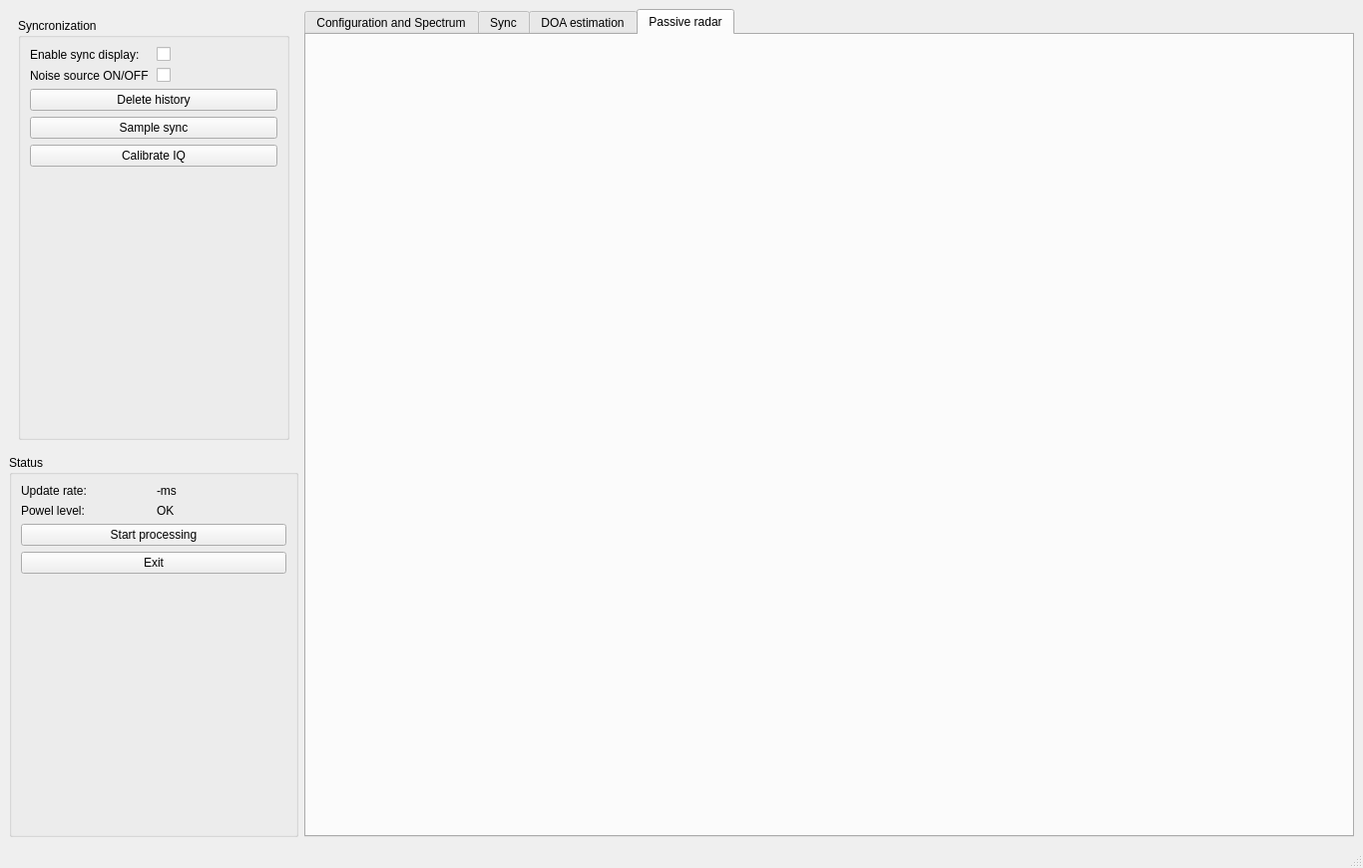
<?xml version="1.0" encoding="UTF-8"?>
<ui version="4.0">
 <class>MainWindow</class>
 <widget class="QMainWindow" name="MainWindow">
  <property name="geometry">
   <rect>
    <x>0</x>
    <y>0</y>
    <width>1366</width>
    <height>870</height>
   </rect>
  </property>
  <property name="windowTitle">
   <string>MainWindow</string>
  </property>
  <widget class="QWidget" name="centralwidget">
   <layout class="QHBoxLayout" name="horizontalLayout">
    <item>
     <layout class="QVBoxLayout" name="verticalLayout_6">
      <item>
       <widget class="QStackedWidget" name="stackedWidget_config">
        <property name="maximumSize">
         <size>
          <width>290</width>
          <height>16777215</height>
         </size>
        </property>
        <property name="currentIndex">
         <number>1</number>
        </property>
        <widget class="QWidget" name="page_4">
         <layout class="QVBoxLayout" name="verticalLayout_7">
          <item>
           <widget class="QGroupBox" name="groupBox_7">
            <property name="title">
             <string>Receiver configaration</string>
            </property>
            <layout class="QGridLayout" name="gridLayout_17">
             <item row="0" column="0">
              <layout class="QGridLayout" name="gridLayout_16">
               <item row="0" column="1">
                <widget class="QDoubleSpinBox" name="doubleSpinBox_center_freq">
                 <property name="decimals">
                  <number>3</number>
                 </property>
                 <property name="minimum">
                  <double>20.000000000000000</double>
                 </property>
                 <property name="maximum">
                  <double>2000.000000000000000</double>
                 </property>
                 <property name="value">
                  <double>100.000000000000000</double>
                 </property>
                </widget>
               </item>
               <item row="1" column="0">
                <widget class="QLabel" name="label_4">
                 <property name="text">
                  <string>Sampling frequency [MHz]:</string>
                 </property>
                </widget>
               </item>
               <item row="0" column="0">
                <widget class="QLabel" name="label_3">
                 <property name="text">
                  <string>Center frequency [MHz]:</string>
                 </property>
                </widget>
               </item>
               <item row="1" column="1">
                <widget class="QDoubleSpinBox" name="doubleSpinBox_sampling_freq">
                 <property name="minimum">
                  <double>1.000000000000000</double>
                 </property>
                 <property name="maximum">
                  <double>3.200000000000000</double>
                 </property>
                </widget>
               </item>
               <item row="2" column="0">
                <widget class="QLabel" name="label_18">
                 <property name="text">
                  <string>Gain [dB]:</string>
                 </property>
                </widget>
               </item>
               <item row="2" column="1">
                <widget class="QComboBox" name="comboBox_gain">
                 <item>
                  <property name="text">
                   <string>0</string>
                  </property>
                 </item>
                 <item>
                  <property name="text">
                   <string>0.9</string>
                  </property>
                 </item>
                 <item>
                  <property name="text">
                   <string>1.4</string>
                  </property>
                 </item>
                 <item>
                  <property name="text">
                   <string>2.7</string>
                  </property>
                 </item>
                 <item>
                  <property name="text">
                   <string>3.7</string>
                  </property>
                 </item>
                 <item>
                  <property name="text">
                   <string>7.7</string>
                  </property>
                 </item>
                 <item>
                  <property name="text">
                   <string>8.7</string>
                  </property>
                 </item>
                 <item>
                  <property name="text">
                   <string>12.5</string>
                  </property>
                 </item>
                 <item>
                  <property name="text">
                   <string>14.4</string>
                  </property>
                 </item>
                 <item>
                  <property name="text">
                   <string>15.7</string>
                  </property>
                 </item>
                 <item>
                  <property name="text">
                   <string>16.6</string>
                  </property>
                 </item>
                 <item>
                  <property name="text">
                   <string>19.7</string>
                  </property>
                 </item>
                 <item>
                  <property name="text">
                   <string>20.7</string>
                  </property>
                 </item>
                 <item>
                  <property name="text">
                   <string>22.9</string>
                  </property>
                 </item>
                 <item>
                  <property name="text">
                   <string>25.4</string>
                  </property>
                 </item>
                 <item>
                  <property name="text">
                   <string>28.0</string>
                  </property>
                 </item>
                 <item>
                  <property name="text">
                   <string>29.7</string>
                  </property>
                 </item>
                 <item>
                  <property name="text">
                   <string>32.8</string>
                  </property>
                 </item>
                 <item>
                  <property name="text">
                   <string>33.8</string>
                  </property>
                 </item>
                 <item>
                  <property name="text">
                   <string>36.4</string>
                  </property>
                 </item>
                 <item>
                  <property name="text">
                   <string>37.2</string>
                  </property>
                 </item>
                 <item>
                  <property name="text">
                   <string>38.6</string>
                  </property>
                 </item>
                 <item>
                  <property name="text">
                   <string>40.2</string>
                  </property>
                 </item>
                 <item>
                  <property name="text">
                   <string>42.1</string>
                  </property>
                 </item>
                 <item>
                  <property name="text">
                   <string>43.4</string>
                  </property>
                 </item>
                 <item>
                  <property name="text">
                   <string>43.9</string>
                  </property>
                 </item>
                 <item>
                  <property name="text">
                   <string>44.5</string>
                  </property>
                 </item>
                 <item>
                  <property name="text">
                   <string>48.0</string>
                  </property>
                 </item>
                 <item>
                  <property name="text">
                   <string>49.6</string>
                  </property>
                 </item>
                </widget>
               </item>
              </layout>
             </item>
             <item row="1" column="0">
              <widget class="QPushButton" name="pushButton_set_receiver_config">
               <property name="text">
                <string>Set</string>
               </property>
              </widget>
             </item>
            </layout>
           </widget>
          </item>
          <item>
           <widget class="QGroupBox" name="groupBox_8">
            <property name="title">
             <string>IQ preprocessing</string>
            </property>
            <layout class="QGridLayout" name="gridLayout_3">
             <item row="0" column="0">
              <layout class="QGridLayout" name="gridLayout_2">
               <item row="2" column="0">
                <widget class="QLabel" name="label_19">
                 <property name="text">
                  <string>FIR tap size:</string>
                 </property>
                </widget>
               </item>
               <item row="1" column="0">
                <widget class="QLabel" name="label_2">
                 <property name="text">
                  <string>Filter BW [kHz]: </string>
                 </property>
                </widget>
               </item>
               <item row="0" column="0">
                <widget class="QLabel" name="label">
                 <property name="text">
                  <string>DC compensation:</string>
                 </property>
                </widget>
               </item>
               <item row="3" column="0">
                <widget class="QLabel" name="label_20">
                 <property name="text">
                  <string>Decimation:</string>
                 </property>
                </widget>
               </item>
               <item row="0" column="1">
                <widget class="QCheckBox" name="checkBox_en_dc_compensation">
                 <property name="text">
                  <string/>
                 </property>
                </widget>
               </item>
               <item row="1" column="1">
                <widget class="QDoubleSpinBox" name="doubleSpinBox_filterbw">
                 <property name="maximum">
                  <double>3400.000000000000000</double>
                 </property>
                 <property name="value">
                  <double>150.000000000000000</double>
                 </property>
                </widget>
               </item>
               <item row="2" column="1">
                <widget class="QSpinBox" name="spinBox_fir_tap_size">
                 <property name="toolTip">
                  <string>&lt;html&gt;&lt;head/&gt;&lt;body&gt;&lt;p&gt;Set to 0 to disable FIR filtering&lt;/p&gt;&lt;/body&gt;&lt;/html&gt;</string>
                 </property>
                 <property name="maximum">
                  <number>10000</number>
                 </property>
                </widget>
               </item>
               <item row="3" column="1">
                <widget class="QSpinBox" name="spinBox_decimation">
                 <property name="minimum">
                  <number>1</number>
                 </property>
                 <property name="maximum">
                  <number>1000</number>
                 </property>
                </widget>
               </item>
              </layout>
             </item>
            </layout>
           </widget>
          </item>
          <item>
           <widget class="QCheckBox" name="checkBox_en_spectrum">
            <property name="text">
             <string>Enable spectrum display</string>
            </property>
           </widget>
          </item>
         </layout>
        </widget>
        <widget class="QWidget" name="page">
         <layout class="QHBoxLayout" name="horizontalLayout_2">
          <item>
           <widget class="QGroupBox" name="groupBox">
            <property name="title">
             <string>Syncronization</string>
            </property>
            <layout class="QGridLayout" name="gridLayout_9">
             <item row="0" column="1">
              <layout class="QVBoxLayout" name="verticalLayout_2">
               <item>
                <layout class="QGridLayout" name="gridLayout_8">
                 <item row="0" column="0">
                  <widget class="QLabel" name="label_12">
                   <property name="text">
                    <string>Enable sync display:</string>
                   </property>
                  </widget>
                 </item>
                 <item row="0" column="1">
                  <widget class="QCheckBox" name="checkBox_en_sync_display">
                   <property name="text">
                    <string/>
                   </property>
                  </widget>
                 </item>
                 <item row="1" column="0">
                  <widget class="QLabel" name="label_32">
                   <property name="text">
                    <string>Noise source ON/OFF</string>
                   </property>
                  </widget>
                 </item>
                 <item row="1" column="1">
                  <widget class="QCheckBox" name="checkBox_en_noise_source">
                   <property name="text">
                    <string/>
                   </property>
                  </widget>
                 </item>
                </layout>
               </item>
               <item>
                <widget class="QPushButton" name="pushButton_del_sync_history">
                 <property name="text">
                  <string>Delete history</string>
                 </property>
                </widget>
               </item>
               <item>
                <widget class="QPushButton" name="pushButton_sync">
                 <property name="text">
                  <string>Sample sync</string>
                 </property>
                </widget>
               </item>
               <item>
                <widget class="QPushButton" name="pushButton_iq_calib">
                 <property name="text">
                  <string>Calibrate IQ</string>
                 </property>
                </widget>
               </item>
              </layout>
             </item>
             <item row="1" column="1">
              <spacer name="verticalSpacer_3">
               <property name="orientation">
                <enum>Qt::Vertical</enum>
               </property>
               <property name="sizeHint" stdset="0">
                <size>
                 <width>20</width>
                 <height>40</height>
                </size>
               </property>
              </spacer>
             </item>
            </layout>
           </widget>
          </item>
         </layout>
        </widget>
        <widget class="QWidget" name="page_2">
         <layout class="QVBoxLayout" name="verticalLayout">
          <item>
           <widget class="QGroupBox" name="groupBox_2">
            <property name="title">
             <string>Antenna configarion</string>
            </property>
            <layout class="QGridLayout" name="gridLayout_7">
             <item row="0" column="0">
              <layout class="QGridLayout" name="gridLayout_4">
               <item row="0" column="0">
                <widget class="QLabel" name="label_21">
                 <property name="text">
                  <string>Arrangement:</string>
                 </property>
                </widget>
               </item>
               <item row="1" column="0">
                <widget class="QLabel" name="label_24">
                 <property name="text">
                  <string>Spacing [lambda]:</string>
                 </property>
                </widget>
               </item>
               <item row="0" column="1">
                <widget class="QComboBox" name="comboBox_antenna_alignment">
                 <property name="toolTip">
                  <string>&lt;html&gt;&lt;head/&gt;&lt;body&gt;&lt;p&gt;ULA (Uniform Linear Array)&lt;br/&gt;UCA (Uniform Ciruclar Array)&lt;/p&gt;&lt;/body&gt;&lt;/html&gt;</string>
                 </property>
                 <item>
                  <property name="text">
                   <string>ULA</string>
                  </property>
                 </item>
                 <item>
                  <property name="text">
                   <string>UCA</string>
                  </property>
                 </item>
                </widget>
               </item>
               <item row="1" column="1">
                <widget class="QDoubleSpinBox" name="doubleSpinBox_DOA_d">
                 <property name="decimals">
                  <number>4</number>
                 </property>
                 <property name="maximum">
                  <double>10.000000000000000</double>
                 </property>
                 <property name="value">
                  <double>0.500000000000000</double>
                 </property>
                </widget>
               </item>
              </layout>
             </item>
             <item row="1" column="0">
              <widget class="QPushButton" name="pushButton_DOA_cal_90">
               <property name="text">
                <string>Calibrate 90 deg</string>
               </property>
              </widget>
             </item>
             <item row="1" column="0">
              <widget class="QLabel" name="label_DOA">
               <property name="text">
                <string>DOA:</string>
               </property>
              </widget>
             </item>
            </layout>
           </widget>
          </item>
          <item>
           <widget class="QGroupBox" name="groupBox_4">
            <property name="title">
             <string>DOA estimation</string>
            </property>
            <layout class="QGridLayout" name="gridLayout_10">
             <item row="0" column="0">
              <layout class="QGridLayout" name="gridLayout">
               <item row="4" column="1">
                <widget class="QCheckBox" name="checkBox_en_DOA_MEM">
                 <property name="text">
                  <string/>
                 </property>
                </widget>
               </item>
               <item row="7" column="0">
                <widget class="QLabel" name="label_10">
                 <property name="text">
                  <string>Sample size 2^x:</string>
                 </property>
                </widget>
               </item>
               <item row="2" column="1">
                <widget class="QCheckBox" name="checkBox_en_DOA_Bartlett">
                 <property name="text">
                  <string/>
                 </property>
                </widget>
               </item>
               <item row="0" column="0">
                <widget class="QLabel" name="label_11">
                 <property name="text">
                  <string>Enable/Disable:</string>
                 </property>
                </widget>
               </item>
               <item row="3" column="1">
                <widget class="QCheckBox" name="checkBox_en_DOA_Capon">
                 <property name="text">
                  <string/>
                 </property>
                </widget>
               </item>
               <item row="5" column="0">
                <widget class="QLabel" name="label_9">
                 <property name="text">
                  <string>MUSIC</string>
                 </property>
                </widget>
               </item>
               <item row="4" column="0">
                <widget class="QLabel" name="label_8">
                 <property name="text">
                  <string>MEM</string>
                 </property>
                </widget>
               </item>
               <item row="7" column="1">
                <widget class="QSpinBox" name="spinBox_DOA_sample_size">
                 <property name="minimum">
                  <number>1</number>
                 </property>
                 <property name="maximum">
                  <number>22</number>
                 </property>
                 <property name="value">
                  <number>10</number>
                 </property>
                </widget>
               </item>
               <item row="5" column="1">
                <widget class="QCheckBox" name="checkBox_en_DOA_MUSIC">
                 <property name="text">
                  <string/>
                 </property>
                </widget>
               </item>
               <item row="0" column="1">
                <widget class="QCheckBox" name="checkBox_en_DOA">
                 <property name="text">
                  <string/>
                 </property>
                 <property name="checked">
                  <bool>true</bool>
                 </property>
                </widget>
               </item>
               <item row="3" column="0">
                <widget class="QLabel" name="label_7">
                 <property name="text">
                  <string>Capon</string>
                 </property>
                </widget>
               </item>
               <item row="2" column="0">
                <widget class="QLabel" name="label_6">
                 <property name="text">
                  <string>Bartlett</string>
                 </property>
                </widget>
               </item>
               <item row="8" column="0">
                <widget class="QLabel" name="label_16">
                 <property name="text">
                  <string>FB average:</string>
                 </property>
                </widget>
               </item>
               <item row="8" column="1">
                <widget class="QCheckBox" name="checkBox_en_DOA_FB_avg">
                 <property name="text">
                  <string/>
                 </property>
                </widget>
               </item>
               <item row="1" column="0">
                <widget class="QLabel" name="label_5">
                 <property name="font">
                  <font>
                   <pointsize>11</pointsize>
                   <weight>75</weight>
                   <bold>true</bold>
                  </font>
                 </property>
                 <property name="text">
                  <string>Methods:</string>
                 </property>
                </widget>
               </item>
               <item row="6" column="0">
                <widget class="QLabel" name="label_15">
                 <property name="font">
                  <font>
                   <pointsize>11</pointsize>
                   <weight>75</weight>
                   <bold>true</bold>
                  </font>
                 </property>
                 <property name="text">
                  <string>Corr. matrix</string>
                 </property>
                </widget>
               </item>
              </layout>
             </item>
            </layout>
           </widget>
          </item>
         </layout>
        </widget>
        <widget class="QWidget" name="page_3">
         <layout class="QVBoxLayout" name="verticalLayout_3">
          <item>
           <widget class="QCheckBox" name="checkBox_en_passive_radar">
            <property name="text">
             <string>Enable passive radar processing</string>
            </property>
           </widget>
          </item>
          <item>
           <widget class="QGroupBox" name="groupBox_3">
            <property name="title">
             <string>Channel configuration</string>
            </property>
            <layout class="QGridLayout" name="gridLayout_13">
             <item row="0" column="0">
              <layout class="QGridLayout" name="gridLayout_11">
               <item row="0" column="0">
                <widget class="QLabel" name="label_13">
                 <property name="text">
                  <string>Reference channel:</string>
                 </property>
                </widget>
               </item>
               <item row="1" column="0">
                <widget class="QLabel" name="label_14">
                 <property name="text">
                  <string>Surveillance channel:</string>
                 </property>
                </widget>
               </item>
               <item row="1" column="1">
                <widget class="QSpinBox" name="spinBox_surv_ch_select">
                 <property name="maximum">
                  <number>3</number>
                 </property>
                 <property name="value">
                  <number>1</number>
                 </property>
                </widget>
               </item>
               <item row="0" column="1">
                <widget class="QSpinBox" name="spinBox_ref_ch_select">
                 <property name="maximum">
                  <number>3</number>
                 </property>
                </widget>
               </item>
               <item row="2" column="0">
                <widget class="QLabel" name="label_30">
                 <property name="text">
                  <string>Sample size 2^x:</string>
                 </property>
                </widget>
               </item>
               <item row="2" column="1">
                <widget class="QSpinBox" name="spinBox_pr_sample_size">
                 <property name="maximum">
                  <number>25</number>
                 </property>
                 <property name="value">
                  <number>15</number>
                 </property>
                </widget>
               </item>
              </layout>
             </item>
            </layout>
           </widget>
          </item>
          <item>
           <widget class="QGroupBox" name="groupBox_5">
            <property name="title">
             <string>Time domain clutter cancellation</string>
            </property>
            <layout class="QGridLayout" name="gridLayout_19">
             <item row="0" column="0">
              <layout class="QGridLayout" name="gridLayout_18">
               <item row="0" column="0">
                <widget class="QLabel" name="label_23">
                 <property name="text">
                  <string>Enable/Disable:</string>
                 </property>
                </widget>
               </item>
               <item row="1" column="0">
                <widget class="QLabel" name="label_25">
                 <property name="text">
                  <string>Method:</string>
                 </property>
                </widget>
               </item>
               <item row="0" column="1">
                <widget class="QCheckBox" name="checkBox_en_td_filter">
                 <property name="text">
                  <string/>
                 </property>
                </widget>
               </item>
               <item row="2" column="0">
                <widget class="QLabel" name="label_26">
                 <property name="text">
                  <string>Filter dimension:</string>
                 </property>
                </widget>
               </item>
               <item row="2" column="1">
                <widget class="QSpinBox" name="spinBox_td_filter_dimension">
                 <property name="minimum">
                  <number>1</number>
                 </property>
                 <property name="maximum">
                  <number>16384</number>
                 </property>
                 <property name="value">
                  <number>32</number>
                 </property>
                </widget>
               </item>
               <item row="1" column="1">
                <widget class="QComboBox" name="comboBox_td_filter_method">
                 <item>
                  <property name="text">
                   <string>Wiener - SSMI</string>
                  </property>
                 </item>
                </widget>
               </item>
              </layout>
             </item>
             <item row="1" column="0">
              <widget class="QGroupBox" name="groupBox_9">
               <property name="title">
                <string>Cross-Correlation Detector</string>
               </property>
               <layout class="QGridLayout" name="gridLayout_21">
                <item row="0" column="0">
                 <layout class="QGridLayout" name="gridLayout_20">
                  <item row="1" column="1">
                   <widget class="QDoubleSpinBox" name="doubleSpinBox_cc_det_max_Doppler">
                    <property name="maximum">
                     <double>100000.000000000000000</double>
                    </property>
                    <property name="value">
                     <double>500.000000000000000</double>
                    </property>
                   </widget>
                  </item>
                  <item row="0" column="0">
                   <widget class="QLabel" name="label_27">
                    <property name="text">
                     <string>max Range:</string>
                    </property>
                   </widget>
                  </item>
                  <item row="1" column="0">
                   <widget class="QLabel" name="label_28">
                    <property name="text">
                     <string>max Doppler:</string>
                    </property>
                   </widget>
                  </item>
                  <item row="2" column="0">
                   <widget class="QLabel" name="label_29">
                    <property name="text">
                     <string>Windowing:</string>
                    </property>
                   </widget>
                  </item>
                  <item row="0" column="1">
                   <widget class="QDoubleSpinBox" name="doubleSpinBox_cc_det_max_range">
                    <property name="maximum">
                     <double>100000.000000000000000</double>
                    </property>
                    <property name="value">
                     <double>128.000000000000000</double>
                    </property>
                   </widget>
                  </item>
                  <item row="2" column="1">
                   <widget class="QComboBox" name="comboBox_cc_det_windowing">
                    <item>
                     <property name="text">
                      <string>Rectangular</string>
                     </property>
                    </item>
                    <item>
                     <property name="text">
                      <string>Hamming</string>
                     </property>
                    </item>
                   </widget>
                  </item>
                  <item row="3" column="0">
                   <widget class="QLabel" name="label_31">
                    <property name="text">
                     <string>Dynamic range: </string>
                    </property>
                   </widget>
                  </item>
                  <item row="3" column="1">
                   <widget class="QSpinBox" name="spinBox_rd_dyn_range">
                    <property name="maximum">
                     <number>100</number>
                    </property>
                    <property name="value">
                     <number>40</number>
                    </property>
                   </widget>
                  </item>
                 </layout>
                </item>
               </layout>
              </widget>
             </item>
            </layout>
           </widget>
          </item>
         </layout>
        </widget>
       </widget>
      </item>
      <item>
       <widget class="QGroupBox" name="groupBox_6">
        <property name="maximumSize">
         <size>
          <width>290</width>
          <height>16777215</height>
         </size>
        </property>
        <property name="title">
         <string>Status </string>
        </property>
        <layout class="QGridLayout" name="gridLayout_15">
         <item row="2" column="0">
          <layout class="QGridLayout" name="gridLayout_14">
           <item row="1" column="1">
            <widget class="QLabel" name="label_power_level">
             <property name="text">
              <string>OK</string>
             </property>
            </widget>
           </item>
           <item row="1" column="0">
            <widget class="QLabel" name="label_17">
             <property name="text">
              <string>Powel level:</string>
             </property>
            </widget>
           </item>
           <item row="0" column="1">
            <widget class="QLabel" name="label_update_rate">
             <property name="text">
              <string>-ms</string>
             </property>
            </widget>
           </item>
           <item row="0" column="0">
            <widget class="QLabel" name="label_22">
             <property name="text">
              <string>Update rate:</string>
             </property>
            </widget>
           </item>
          </layout>
         </item>
         <item row="5" column="0">
          <spacer name="verticalSpacer_4">
           <property name="orientation">
            <enum>Qt::Vertical</enum>
           </property>
           <property name="sizeHint" stdset="0">
            <size>
             <width>20</width>
             <height>40</height>
            </size>
           </property>
          </spacer>
         </item>
         <item row="4" column="0">
          <widget class="QPushButton" name="pushButton_close">
           <property name="text">
            <string>Exit</string>
           </property>
          </widget>
         </item>
         <item row="3" column="0">
          <widget class="QPushButton" name="pushButton_proc_control">
           <property name="text">
            <string>Start processing</string>
           </property>
          </widget>
         </item>
        </layout>
       </widget>
      </item>
     </layout>
    </item>
    <item>
     <widget class="QTabWidget" name="tabWidget">
      <property name="currentIndex">
       <number>3</number>
      </property>
      <widget class="QWidget" name="tab_spectrum">
       <attribute name="title">
        <string>Configuration and Spectrum</string>
       </attribute>
       <layout class="QGridLayout" name="gridLayout_6">
        <item row="0" column="0">
         <layout class="QGridLayout" name="gridLayout_spectrum"/>
        </item>
       </layout>
      </widget>
      <widget class="QWidget" name="tab_symc">
       <attribute name="title">
        <string>Sync</string>
       </attribute>
       <layout class="QGridLayout" name="gridLayout_5">
        <item row="0" column="0">
         <layout class="QGridLayout" name="gridLayout_sync"/>
        </item>
       </layout>
      </widget>
      <widget class="QWidget" name="tab_DOA">
       <attribute name="title">
        <string>DOA estimation</string>
       </attribute>
       <layout class="QGridLayout" name="gridLayout_12">
        <item row="0" column="0">
         <layout class="QGridLayout" name="gridLayout_DOA"/>
        </item>
       </layout>
      </widget>
      <widget class="QWidget" name="tab">
       <attribute name="title">
        <string>Passive radar</string>
       </attribute>
       <layout class="QGridLayout" name="gridLayout_23">
        <item row="0" column="0">
         <layout class="QGridLayout" name="gridLayout_RD"/>
        </item>
       </layout>
      </widget>
     </widget>
    </item>
   </layout>
  </widget>
  <widget class="QMenuBar" name="menubar">
   <property name="geometry">
    <rect>
     <x>0</x>
     <y>0</y>
     <width>1366</width>
     <height>31</height>
    </rect>
   </property>
  </widget>
  <widget class="QStatusBar" name="statusbar"/>
 </widget>
 <resources/>
 <connections/>
</ui>
